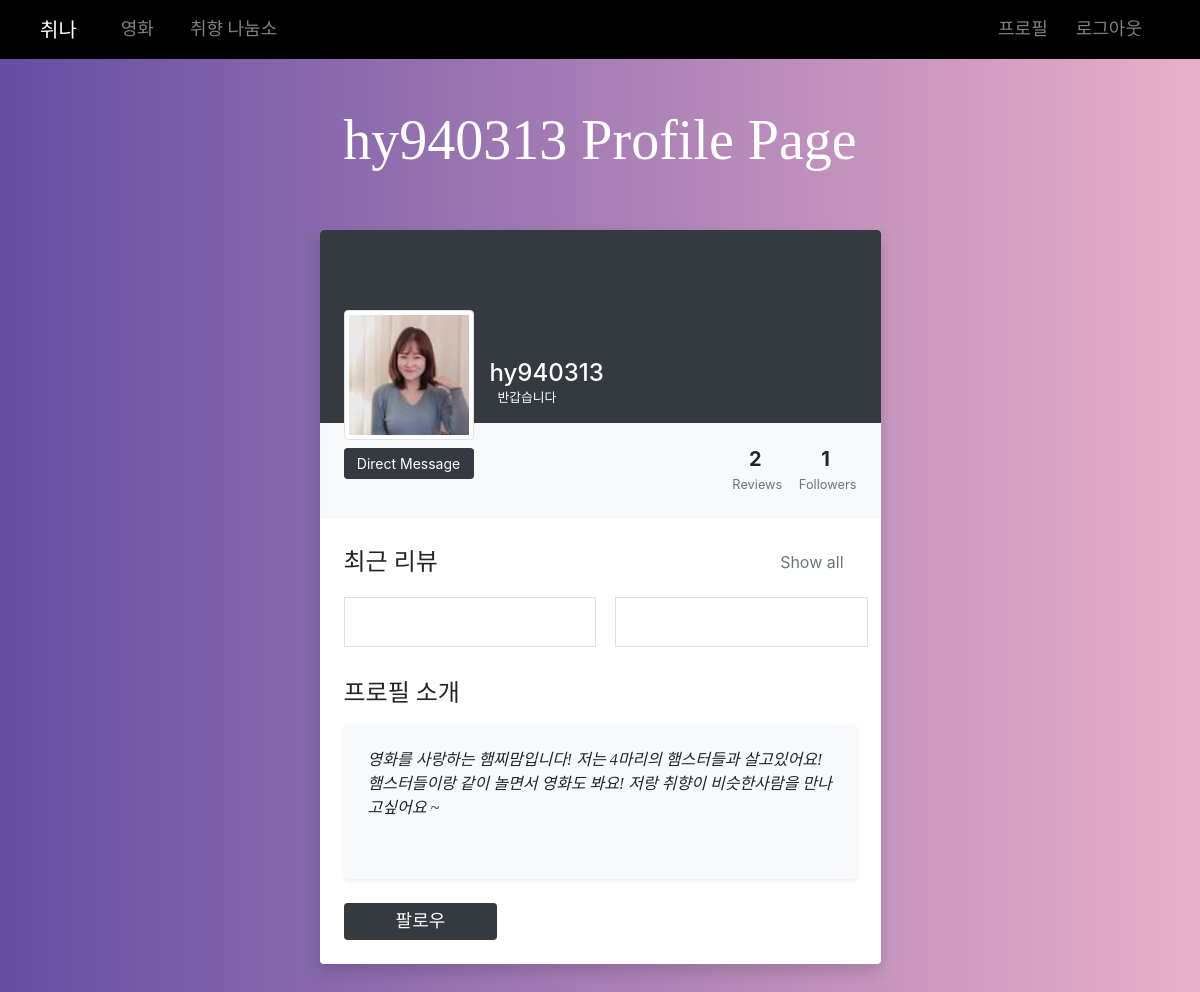
Page /accounts/hy940313/ (signed in) on the earlier database version.
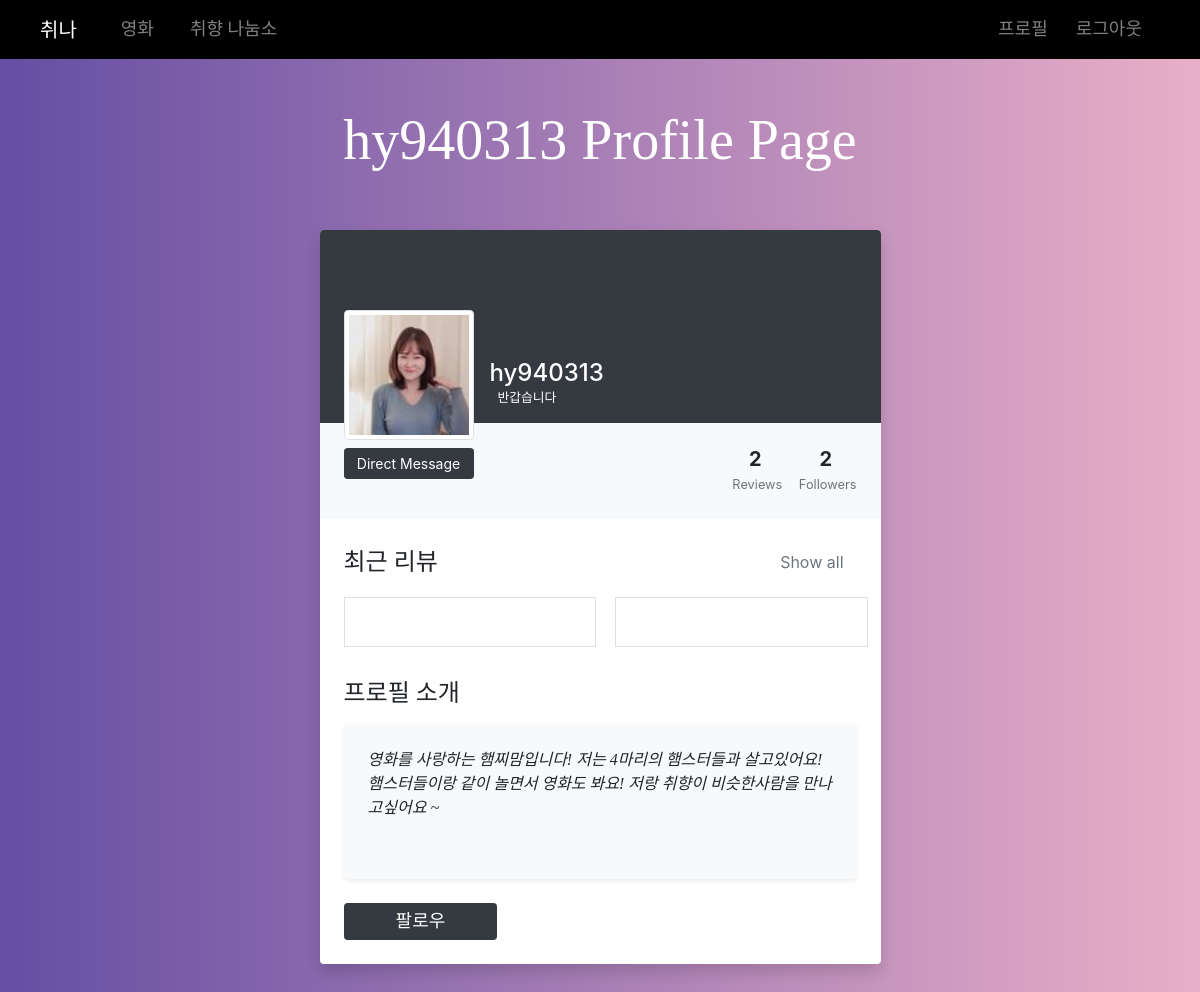
Same page on the later database version.
### accounts/models.py (models this page shows)
class User(AbstractUser):
    followers = models.ManyToManyField(
            settings.AUTH_USER_MODEL,
            related_name='followings'
    )
    myinfo = models.TextField(blank=True, null=True)
    image = ProcessedImageField(upload_to='',processors=[ResizeToFill(100,100)],blank=True, null=True)
    nickname = models.TextField(blank=True, null=True)

### accounts/views.py (the view)
# urls.py: path('<username>/', views.profile, name='profile'),
@login_required
def profile(request, username):
    User = get_user_model()
    user_id = User.objects.filter(username=username).values('id')[0]['id']
    person = get_object_or_404(User, username=username)
    reviews = Review.objects.filter(user=user_id)
    context = {
        'person': person,
        'reviews' : reviews,
    }
    return render(request, 'accounts/profile.html', context)

### accounts/templates/accounts/profile.html (shortened to what the changed rows need)
{% extends 'base.html' %}
{% load static %}
{% block head %}
<link rel="stylesheet" href="{% static 'articles/style.css' %}">
{% endblock %}
{% block content %}
{% load static %}
<div class="row">
    <div class="col-lg-7 mx-auto text-white text-center pt-5 text_R">
            {% if person.nickname %}
            <h1 class="display-4">{{ person.nickname }} Profile Page</h1>
            {%else %}
            <h1 class="display-4">{{ person.username }} Profile Page</h1>
            {% endif %}
    </div>
</div>
<div class="row py-5 px-4">
    <div class="col-xl-6 col-md-6 col-sm-10 mx-auto">
        <div class="bg-white shadow rounded overflow-hidden">
            <div class="px-4 pt-0 pb-4 bg-dark">
                <div class="media align-items-end profile-header">
                    {% if person.image and request.user == person %}
                    <div class="profile mr-3"><img src="{{ person.image.url }}" alt="img" width="130" class="rounded mb-2 img-thumbnail"><a href="{% url 'accounts:profile_edit' user.username %}" class="btn btn-dark btn-sm btn-block">Edit profile</a></div>
                    {% elif person.image and request.user != person %}
                    <div class="profile mr-3"><img src="{{ person.image.url }}" alt="img" width="130" class="rounded mb-2 img-thumbnail"><a href="#" class="btn btn-dark btn-sm btn-block">Direct Message</a></div>
                    {% elif person.image != 1 and request.user != person %}
                    <div class="profile mr-3"><img src="/static/noprofile.jpg" alt="img" width="130" class="rounded mb-2 img-thumbnail"><a href="#" class="btn btn-dark btn-sm btn-block">Direct Message</a></div>
                    {% elif person.image != 1 and request.user == person %}
                    <div class="profile mr-3"><img src="/static/noprofile.jpg" alt="img" width="130" class="rounded mb-2 img-thumbnail"><a href="{% url 'accounts:profile_edit' user.username %}" class="btn btn-dark btn-sm btn-block">Edit profil</a></div>
                    {% endif %}
                    <div class="media-body mb-5 text-white">
                        <h4 class="mt-0 mb-0">{{ person.username }}</h4>
                        {% if person.nickname %}
                        <p class="small mb-4"> <i class="fa fa-map-marker mr-2"></i>{{ person.nickname }}</p>
                        {% else %}
                        <p class="small mb-4"> 반갑습니다</p>
                        {% endif %}
                    </div>
                </div>
            </div>
            <div class="bg-light p-4 d-flex justify-content-end text-center">
                <ul class="list-inline mb-0">
                    <li class="list-inline-item">
                        <h5 class="font-weight-bold mb-0 d-block">{{ person.followers.count }}</h5><small class="text-muted"> Followers</small>
                    </li>
                </ul>
            </div>
            <div class="py-4 px-4">
                <div class="py-4">
                    <div class="p-4 bg-light rounded shadow-sm text_XL">
                        {% if person.myinfo %}
                        <p class="font-italic mb-0">{{ person.myinfo }}</p>
                        {% else %}
                        <p class="font-italic mb-0 text_XL">등록된 소개가 없습니다</p>
                        {% endif %}
                        <ul class="list-inline small text-muted mt-3 mb-0">
                            <li class="list-inline-item"></li>
                            <li class="list-inline-item"></li>
                        </ul>
                    </div>
                </div>
            </div>
        </div>
    </div>
</div>
{% endblock %}

Differences in the rows shown:
changed User "hy940313": followers.count "1" → "2"
